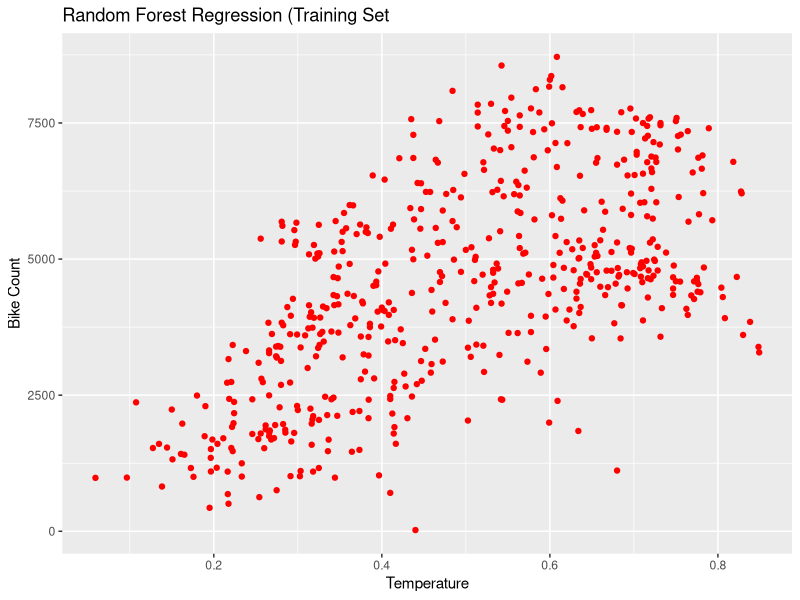
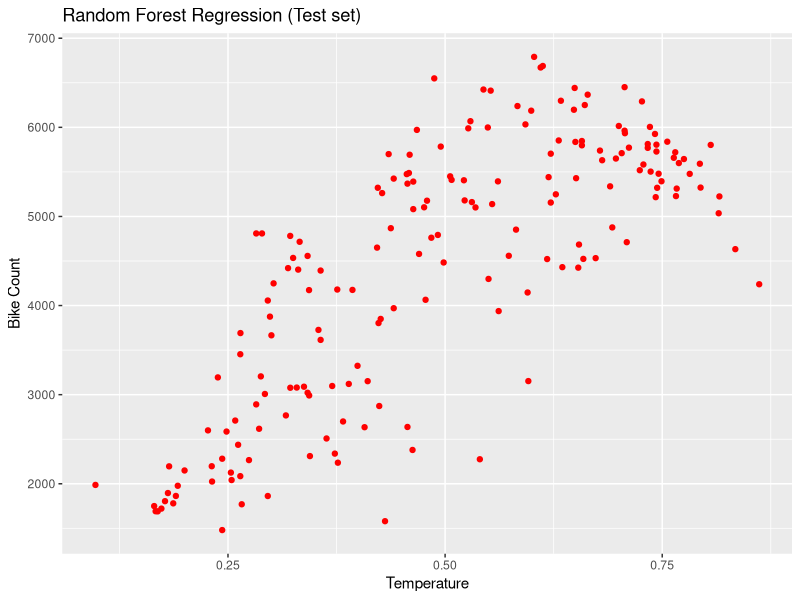

R code for these plots, in order:
# Project: Random Forest Regression

# Importing the dataset
dataset = read.csv('Bike_Sharing.csv')

# Categorical variables as factor
dataset$season = as.factor(dataset$season)
dataset$workingday = as.factor(dataset$workingday)
dataset$weathersit = as.factor(dataset$weathersit)


# Splitting the dataset into the Training set and Test set
library(caTools)
set.seed(123)
split = sample.split(dataset$cnt, SplitRatio = 3/4)
training_set = subset(dataset, split == TRUE)
test_set = subset(dataset, split == FALSE)

# Fitting Random Forest Regression to the whole dataset
library(randomForest)
regressor = randomForest(formula = cnt ~ .,
                         data = training_set,
                         ntree = 850)

levels(test_set$season) <- levels(test_set$season)
levels(test_set$workingday) <- levels(test_set$workingday)
levels(test_set$weathersit) <- levels(test_set$weathersit)

y_pred = data.frame(predict(regressor, newdata = test_set))


# Visualizing the Random Forest Regression results (for higher resolution and smoother curve)
library(ggplot2)
ggplot() +
  geom_point(aes(x = training_set$temp, y = training_set$cnt),
             colour = 'red') +
  ggtitle('Random Forest Regression (Training Set') +
  xlab('Temperature') +
  ylab('Bike Count')

# Visualizing the Random Forest Regression results (for higher resolution and smoother curve)
library(ggplot2)
ggplot() +
  geom_point(aes(x = test_set$temp, y = y_pred$predict.regressor..newdata...test_set.),
             colour = 'red') +
  ggtitle('Random Forest Regression (Test set)') +
  xlab('Temperature') +
  ylab('Bike Count')
